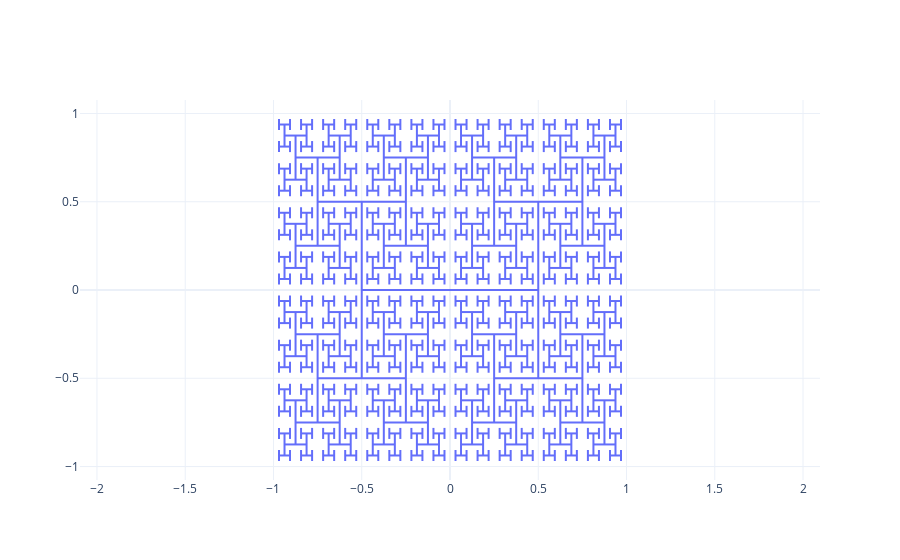

This figure's notebook cell:
### Code cell
def construct(length = 1.0, x0 = 0.0, y0 = 0.0):
    delta = length / 2.0

    # Left vertical
    x1 = [x0 - delta, x0 - delta]
    y1 = [y0 - delta, y0 + delta]

    # Horizontal line
    x2 = [x0 - delta, x0 + delta]
    y2 = [y0, y0]

    # Right vertical
    x3 = [x0 + delta, x0 + delta]
    y3 = [y0 - delta, y0 + delta]
    
    # Combining all together
    x = x1 + [None] + x2 + [None] + x3
    y = y1 + [None] + y2 + [None] + y3
    return x, y

def corners(length = 1.0, x0 = 0.0, y0 = 0.0):
    delta = length / 2.0
    x = [x0 - delta, x0 - delta, x0 + delta, x0 + delta]
    y = [y0 - delta, y0 + delta, y0 - delta, y0 + delta]
    return x, y

def recursive_construct(length = 1.0, x0 = 0.0, y0 = 0.0, n = 0):
    if n==0: return [], []
    
    xc, yc = corners(length, x0, y0)
    x1, y1 = recursive_construct(length / 2.0, xc[0], yc[0], n-1)
    x2, y2 = recursive_construct(length / 2.0, xc[1], yc[1], n-1)
    x3, y3 = recursive_construct(length / 2.0, xc[2], yc[2], n-1)
    x4, y4 = recursive_construct(length / 2.0, xc[3], yc[3], n-1)

    x,y = construct(length, x0, y0)
    x = x + [None] + x1 + [None] + x2 + [None] + x3 + [None] + x4
    y = y + [None] + y1 + [None] + y2 + [None] + y3 + [None] + y4
        
    return x, y

def draw(x, y):   
    f = figure(
        scatter(
            x = x,
            y = y,
        ),
        layout = {
            "template": "plotly_white",
            "yaxis": {"scaleanchor": "x", "scaleratio": 1},
        },  
    )
    f.show()
    
x,y = recursive_construct(length = 1.0, x0 = 0.0, y0 = 0.0, n = 5)
draw(x,y)

### Figure 1 — Plotly figure (JSON) as saved in the notebook; plotly's stock layout.template omitted (floating-point values rounded to 4 significant figures; data arrays with more than 128 entries replaced by an {"elided": "..."} marker saying what was removed)
{"data": [{"type": "scatter", "x": {"elided": "4092 float values"}, "y": {"elided": "4092 float values"}}], "layout": {"yaxis": {"scaleanchor": "x", "scaleratio": 1}}}
